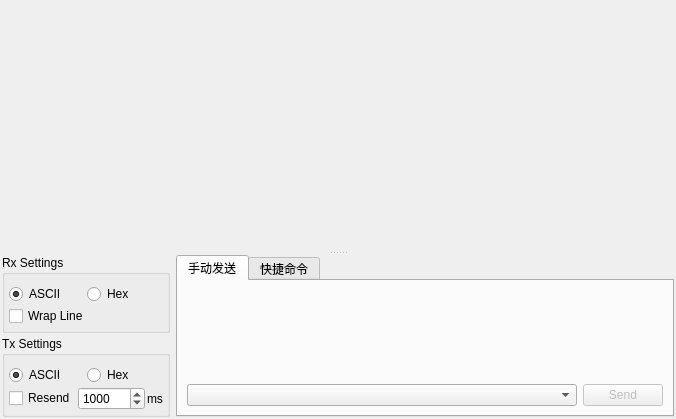
<?xml version="1.0" encoding="UTF-8"?>
<ui version="4.0">
 <class>TextTRView</class>
 <widget class="QWidget" name="TextTRView">
  <property name="geometry">
   <rect>
    <x>0</x>
    <y>0</y>
    <width>676</width>
    <height>419</height>
   </rect>
  </property>
  <layout class="QVBoxLayout" name="verticalLayout_2">
   <property name="leftMargin">
    <number>2</number>
   </property>
   <property name="topMargin">
    <number>2</number>
   </property>
   <property name="rightMargin">
    <number>2</number>
   </property>
   <property name="bottomMargin">
    <number>2</number>
   </property>
   <item>
    <widget class="QSplitter" name="splitter_2">
     <property name="orientation">
      <enum>Qt::Vertical</enum>
     </property>
     <widget class="TextEdit" name="textEditRx" native="true">
      <property name="sizePolicy">
       <sizepolicy hsizetype="Preferred" vsizetype="Expanding">
        <horstretch>0</horstretch>
        <verstretch>1</verstretch>
       </sizepolicy>
      </property>
      <property name="focusPolicy">
       <enum>Qt::ClickFocus</enum>
      </property>
     </widget>
     <widget class="QWidget" name="layoutWidget_5">
      <layout class="QHBoxLayout" name="horizontalLayout_19">
       <item alignment="Qt::AlignBottom">
        <widget class="QWidget" name="widget_5" native="true">
         <property name="sizePolicy">
          <sizepolicy hsizetype="Fixed" vsizetype="Fixed">
           <horstretch>0</horstretch>
           <verstretch>0</verstretch>
          </sizepolicy>
         </property>
         <layout class="QVBoxLayout" name="verticalLayout_16">
          <property name="spacing">
           <number>3</number>
          </property>
          <property name="leftMargin">
           <number>0</number>
          </property>
          <property name="topMargin">
           <number>0</number>
          </property>
          <property name="rightMargin">
           <number>0</number>
          </property>
          <property name="bottomMargin">
           <number>0</number>
          </property>
          <item>
           <widget class="QGroupBox" name="groupBox_9">
            <property name="sizePolicy">
             <sizepolicy hsizetype="Preferred" vsizetype="Fixed">
              <horstretch>0</horstretch>
              <verstretch>0</verstretch>
             </sizepolicy>
            </property>
            <property name="title">
             <string>Rx Settings</string>
            </property>
            <layout class="QVBoxLayout" name="verticalLayout_17">
             <property name="spacing">
              <number>2</number>
             </property>
             <property name="leftMargin">
              <number>4</number>
             </property>
             <property name="rightMargin">
              <number>4</number>
             </property>
             <property name="bottomMargin">
              <number>4</number>
             </property>
             <item>
              <layout class="QHBoxLayout" name="horizontalLayout_20">
               <item>
                <widget class="QRadioButton" name="portReadAscii">
                 <property name="text">
                  <string notr="true">ASCII</string>
                 </property>
                 <property name="checked">
                  <bool>true</bool>
                 </property>
                </widget>
               </item>
               <item>
                <widget class="QRadioButton" name="portReadHex">
                 <property name="text">
                  <string notr="true">Hex</string>
                 </property>
                </widget>
               </item>
              </layout>
             </item>
             <item>
              <widget class="QCheckBox" name="wrapLineBox">
               <property name="enabled">
                <bool>true</bool>
               </property>
               <property name="text">
                <string>Wrap Line</string>
               </property>
              </widget>
             </item>
            </layout>
           </widget>
          </item>
          <item>
           <widget class="QGroupBox" name="groupBox_10">
            <property name="sizePolicy">
             <sizepolicy hsizetype="Preferred" vsizetype="Fixed">
              <horstretch>0</horstretch>
              <verstretch>0</verstretch>
             </sizepolicy>
            </property>
            <property name="title">
             <string>Tx Settings</string>
            </property>
            <layout class="QVBoxLayout" name="verticalLayout_18">
             <property name="spacing">
              <number>2</number>
             </property>
             <property name="leftMargin">
              <number>4</number>
             </property>
             <property name="rightMargin">
              <number>4</number>
             </property>
             <property name="bottomMargin">
              <number>4</number>
             </property>
             <item>
              <layout class="QHBoxLayout" name="horizontalLayout_21">
               <item>
                <widget class="QRadioButton" name="portWriteAscii">
                 <property name="text">
                  <string notr="true">ASCII</string>
                 </property>
                 <property name="checked">
                  <bool>true</bool>
                 </property>
                </widget>
               </item>
               <item>
                <widget class="QRadioButton" name="portWriteHex">
                 <property name="text">
                  <string notr="true">Hex</string>
                 </property>
                </widget>
               </item>
              </layout>
             </item>
             <item>
              <layout class="QHBoxLayout" name="horizontalLayout_22">
               <property name="spacing">
                <number>2</number>
               </property>
               <item>
                <widget class="QCheckBox" name="resendBox">
                 <property name="text">
                  <string>Resend</string>
                 </property>
                </widget>
               </item>
               <item>
                <widget class="QSpinBox" name="resendIntervalBox">
                 <property name="minimum">
                  <number>10</number>
                 </property>
                 <property name="maximum">
                  <number>120000</number>
                 </property>
                 <property name="value">
                  <number>1000</number>
                 </property>
                </widget>
               </item>
               <item>
                <widget class="QLabel" name="label_7">
                 <property name="text">
                  <string>ms</string>
                 </property>
                </widget>
               </item>
              </layout>
             </item>
            </layout>
           </widget>
          </item>
         </layout>
        </widget>
       </item>
       <item>
        <widget class="QTabWidget" name="tabWidget">
         <property name="currentIndex">
          <number>0</number>
         </property>
         <widget class="QWidget" name="tab">
          <attribute name="title">
           <string>手动发送</string>
          </attribute>
          <layout class="QHBoxLayout" name="horizontalLayout">
           <item>
            <layout class="QGridLayout" name="gridLayout_7">
             <property name="verticalSpacing">
              <number>3</number>
             </property>
             <item row="2" column="1">
              <widget class="QPushButton" name="sendButton">
               <property name="enabled">
                <bool>false</bool>
               </property>
               <property name="sizePolicy">
                <sizepolicy hsizetype="Fixed" vsizetype="Fixed">
                 <horstretch>0</horstretch>
                 <verstretch>0</verstretch>
                </sizepolicy>
               </property>
               <property name="text">
                <string>Send</string>
               </property>
              </widget>
             </item>
             <item row="2" column="0">
              <widget class="QComboBox" name="historyBox"/>
             </item>
             <item row="0" column="0" colspan="2">
              <widget class="TextEdit" name="textEditTx" native="true">
               <property name="sizePolicy">
                <sizepolicy hsizetype="Preferred" vsizetype="Ignored">
                 <horstretch>0</horstretch>
                 <verstretch>0</verstretch>
                </sizepolicy>
               </property>
               <property name="focusPolicy">
                <enum>Qt::StrongFocus</enum>
               </property>
              </widget>
             </item>
            </layout>
           </item>
          </layout>
         </widget>
         <widget class="QWidget" name="tab1">
          <attribute name="title">
           <string>快捷命令</string>
          </attribute>
          <widget class="QPushButton" name="reset">
           <property name="geometry">
            <rect>
             <x>0</x>
             <y>10</y>
             <width>93</width>
             <height>28</height>
            </rect>
           </property>
           <property name="text">
            <string>复位</string>
           </property>
          </widget>
          <widget class="QPushButton" name="reset_2">
           <property name="geometry">
            <rect>
             <x>110</x>
             <y>10</y>
             <width>131</width>
             <height>28</height>
            </rect>
           </property>
           <property name="text">
            <string>查询信息</string>
           </property>
          </widget>
         </widget>
        </widget>
       </item>
      </layout>
     </widget>
    </widget>
   </item>
  </layout>
 </widget>
 <customwidgets>
  <customwidget>
   <class>TextEdit</class>
   <extends>QWidget</extends>
   <header>src/views/texttr/textedit.h</header>
   <container>1</container>
  </customwidget>
 </customwidgets>
 <tabstops>
  <tabstop>textEditTx</tabstop>
  <tabstop>sendButton</tabstop>
  <tabstop>historyBox</tabstop>
  <tabstop>portReadAscii</tabstop>
  <tabstop>portReadHex</tabstop>
  <tabstop>wrapLineBox</tabstop>
  <tabstop>portWriteAscii</tabstop>
  <tabstop>portWriteHex</tabstop>
  <tabstop>resendBox</tabstop>
  <tabstop>resendIntervalBox</tabstop>
 </tabstops>
 <resources/>
 <connections/>
</ui>
